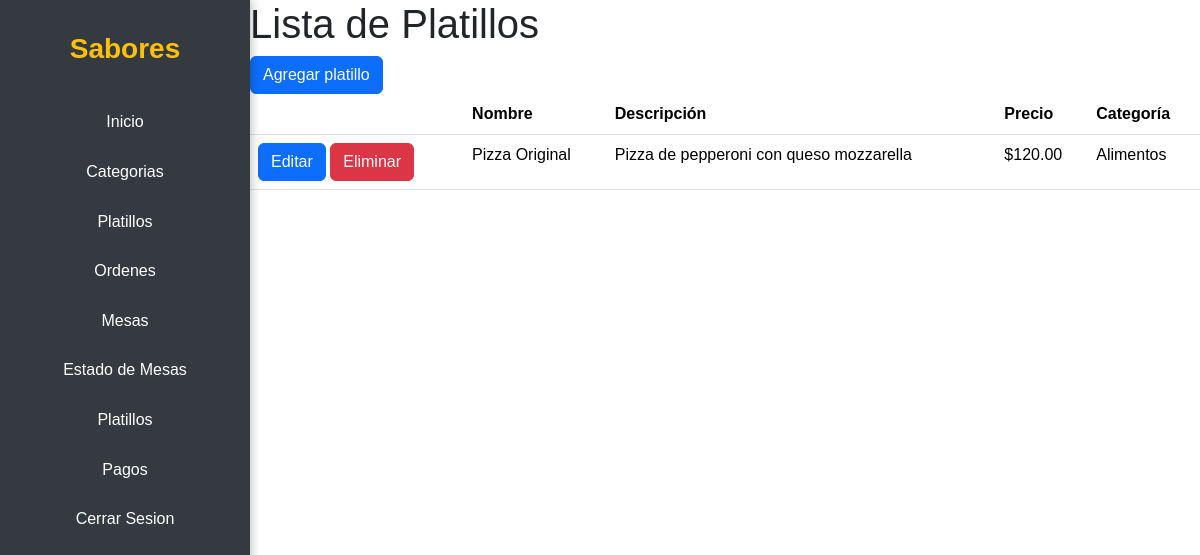
/platillos/platillos/ (signed in), run on an earlier commit of the app's database.
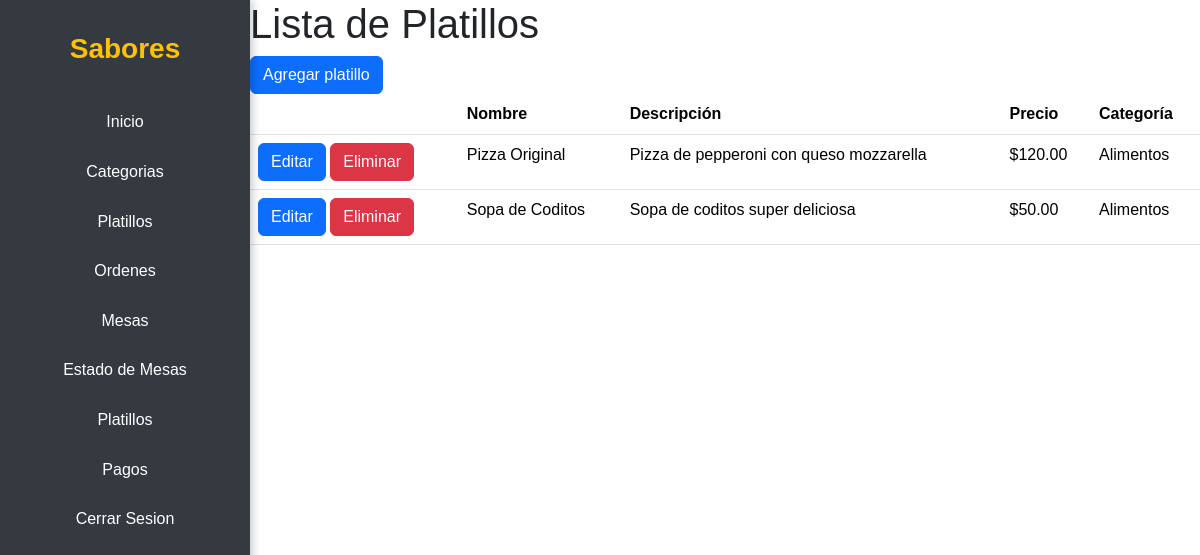
And on a later commit of the database.
### apps/platillos/models.py (models this page shows, shortened)
class Platillo(models.Model):
    nombre = models.CharField(max_length=200)
    descripcion = models.TextField()
    precio = models.DecimalField(max_digits=10, decimal_places=2)
    categoria = models.ForeignKey(Categoria, on_delete=models.CASCADE, related_name='platillos')

class Categoria(models.Model):
    nombre = models.CharField(max_length=100)

### apps/platillos/views.py (the view)
# urls.py: path('platillos/', views.PlatilloListView.as_view(), name='platillos_list'),
class PlatilloListView(LoginRequiredMixin, ListView):
    model = Platillo
    template_name = 'platillos/platillos_list.html'
    context_object_name = 'platillos'

### templates/platillos/platillos_list.html
{% extends 'main/base.html' %}
{% block content %}
<h1>Lista de Platillos</h1>
<a class="btn btn-primary" href="{% url 'platillos:platillos_create' %}">Agregar platillo</a>
<table class="table">
    <thead>
        <tr>
            <th></th>
            <th>Nombre</th>
            <th>Descripción</th>
            <th>Precio</th>
            <th>Categoría</th>
        </tr>
    </thead>
    <tbody>
        {% for platillo in platillos %}
        <tr>
            <td>
                <a class="btn btn-primary" href="{% url 'platillos:platillos_edit' platillo.pk %}">Editar</a>
                <a class="btn btn-danger" href="{% url 'platillos:platillos_delete' platillo.pk %}">Eliminar</a>
            </td>
            <td>{{platillo.nombre}}</td>
            <td>{{platillo.descripcion}}</td>
            <td>${{platillo.precio}}</td>
            <td>{{platillo.categoria.nombre}}</td>
        </tr>
        {% endfor %}
    </tbody>
</table>
{% endblock %}

What changed in the data, as far as the page shows it:
added Platillo: nombre "Sopa de Coditos", descripcion "Sopa de coditos super deliciosa", precio "50.00", categoria.nombre "Alimentos"
